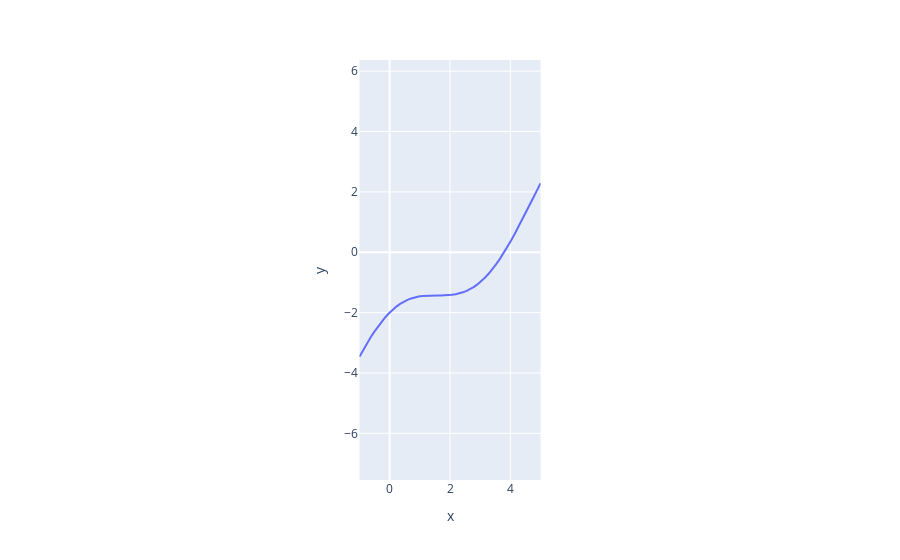

Notebook source saved alongside this figure:
### Code cell
fig = px.line(x=u, y=f(u))
fig.update_xaxes(
    range=[-1,5],  # sets the range of xaxis
    constrain="domain",  # meanwhile compresses the xaxis by decreasing its "domain"
)
fig.update_yaxes(
    scaleanchor = "x",
    scaleratio = 1,
  )
fig.show()

### Figure 1 — Plotly figure (JSON) as saved in the notebook; plotly's stock layout.template omitted (floating-point values rounded to 4 significant figures)
{"data": [{"hovertemplate": "x=%{x}<br>y=%{y}<extra></extra>", "legendgroup": "", "line": {"color": "#636efa", "dash": "solid"}, "mode": "lines", "name": "", "orientation": "v", "showlegend": false, "type": "scatter", "x": [-1, -0.8776, -0.7551, -0.6327, -0.5102, -0.3878, -0.2653, -0.1429, -0.02041, 0.102, 0.2245, 0.3469, 0.4694, 0.5918, 0.7143, 0.8367, 0.9592, 1.082, 1.204, 1.327, 1.449, 1.571, 1.694, 1.816, 1.939, 2.061, 2.184, 2.306, 2.429, 2.551, 2.673, 2.796, 2.918, 3.041, 3.163, 3.286, 3.408, 3.531, 3.653, 3.776, 3.898, 4.02, 4.143, 4.265, 4.388, 4.51, 4.633, 4.755, 4.878, 5], "xaxis": "x", "y": [-3.46, -3.239, -3.027, -2.826, -2.638, -2.462, -2.3, -2.153, -2.021, -1.903, -1.801, -1.713, -1.639, -1.578, -1.53, -1.493, -1.467, -1.448, -1.437, -1.432, -1.43, -1.429, -1.429, -1.427, -1.421, -1.41, -1.392, -1.365, -1.328, -1.28, -1.219, -1.145, -1.057, -0.9541, -0.8365, -0.7039, -0.5565, -0.3947, -0.219, -0.0302, 0.1706, 0.3823, 0.6036, 0.833, 1.069, 1.309, 1.553, 1.798, 2.042, 2.284], "yaxis": "y"}], "layout": {"autosize": true, "dragmode": "zoom", "legend": {"tracegroupgap": 0}, "margin": {"t": 60}, "xaxis": {"anchor": "y", "autorange": true, "constrain": "domain", "domain": [0.3776, 0.6224], "range": [-1, 5], "title": {"text": "x"}, "type": "linear"}, "yaxis": {"anchor": "x", "autorange": true, "domain": [0, 1], "range": [-3.779, 2.603], "scaleanchor": "x", "scaleratio": 1, "title": {"text": "y"}, "type": "linear"}}}
